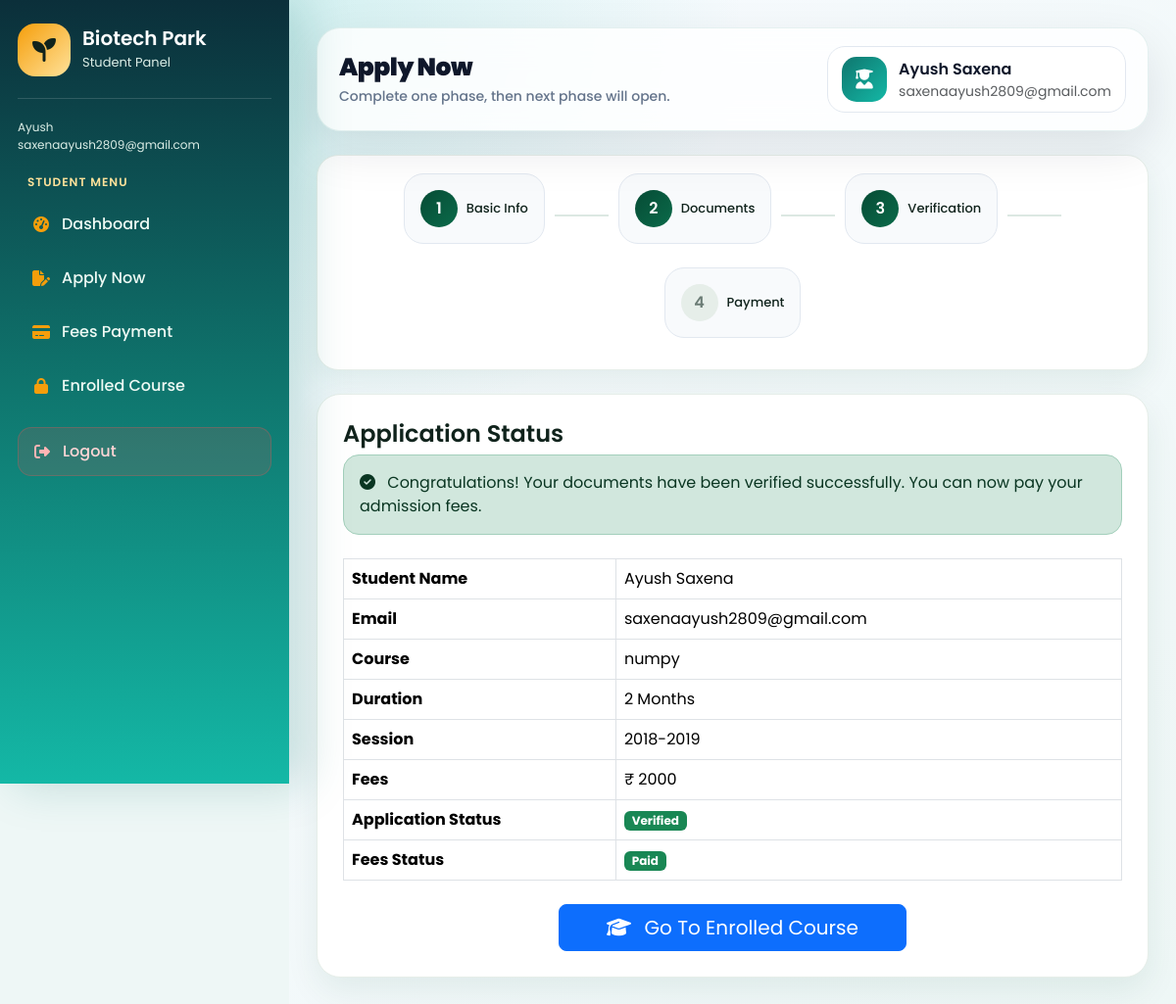
Screenshot of /apply3/ (signed in) with the database file from the repository.
### myapp/models.py (models this page shows, shortened)
class tbll_student(models.Model):
    sid=models.IntegerField(primary_key=True,auto_created=True)
    name=models.CharField(max_length=225)
    emailaddress=models.EmailField(max_length=225)
    password=models.CharField(max_length=16)
    contact_no=models.IntegerField()
    gender=models.CharField(max_length=2)
    dob=models.CharField(max_length=15)
    f_name=models.CharField(max_length=225,null=True)
    m_name=models.CharField(max_length=225,null=True)
    address=models.CharField(max_length=500,null=True)
    aadhar_no=models.IntegerField(max_length=15,null=True)
    aadhar_pic=models.FileField(upload_to='student_documents',null=True)
    session=models.CharField(max_length=50,null=True)
    course=models.CharField(max_length=500,null=True)
    course_duration=models.CharField(max_length=50,null=True)
    hs_percentage=models.CharField(max_length=20)
    hs_marksheet=models.FileField(upload_to='student_documents',null=True)
    inter_percentage=models.CharField(max_length=20,null=True)
    inter_marksheet=models.FileField(upload_to='student_documents',null=True)
    profile_pic=models.FileField(upload_to='student_documents',null=True)
    sign=models.FileField(upload_to='student_documents',null=True)
    fees=models.IntegerField(null=True)
    fees_status=models.CharField(max_length=20,default="Unpaid")
    payment_id=models.CharField(max_length=100,null=True,blank=True)
    payment_date=models.DateTimeField(null=True,blank=True)
    application_status = models.CharField(max_length=20,default="Pending")

### myapp/views.py (the view)
# urls.py: path('apply3/',apply3,name='apply3'),
@cache_control(no_cache=True, must_revalidate=True, no_store=True)
def apply3(request):
    sid = request.session.get("studentid")
    if not sid:
        return redirect("studentlogin")
    student = tbll_student.objects.filter(emailaddress=sid).first()
    return render(request, "student/apply3.html", {
        "student": student
    })

### myapp/templates/student/apply3.html (shortened to what this page needs)
{% extends 'student/studentlayout.html' %}
{% block student %}
<main class="main-content">
    <div class="topbar">
        <div class="d-flex align-items-center gap-3">
            <div>
                <h2>Apply Now</h2>
                <p>Complete one phase, then next phase will open.</p>
            </div>
        </div>
        <div class="profile-pill">
            <div class="profile-icon"><i class="fa-solid fa-user-graduate"></i></div>
            <div><strong>{{ student.name }}</strong><small class="d-block text-muted"> {{ student.emailaddress }}</small></div>
        </div>
    </div>
    <div class="step-progress">
        <div class="step-box active">
            <div class="step-circle">1</div><span>Basic Info</span>
        </div>
        <div class="step-line"></div>
        <div class="step-box active">
            <div class="step-circle">2</div><span>Documents</span>
        </div>
        <div class="step-line"></div>
        <div class="step-box active">
            <div class="step-circle">3</div><span>Verification</span>
        </div>
        <div class="step-line"></div>
        <div class="step-box ">
            <div class="step-circle">4</div><span>Payment</span>
        </div>
    </div>
    <div class="apply-card">
        <h4>Application Status</h4>
        {% if student.application_status == "DV" %}
        <div class="alert alert-warning rounded-4">
            <i class="fa fa-clock me-2"></i>
            Your documents have been uploaded successfully.
            Please wait for Admin Verification.
        </div>
        {% elif student.application_status == "Verified" %}
        <div class="alert alert-success rounded-4">
            <i class="fa fa-circle-check me-2"></i>
            Congratulations! Your documents have been verified successfully.
            You can now pay your admission fees.
        </div>
        {% elif student.application_status == "Rejected" %}
        <div class="alert alert-danger rounded-4">
            <i class="fa fa-circle-xmark me-2"></i>
            Your documents have been rejected.
            Please contact the administrator.
        </div>
        {% endif %}
        <table class="table table-bordered mt-4">
            <tr>
                <th width="35%">Student Name</th>
                <td>{{ student.name }}</td>
            </tr>
            <tr>
                <th>Email</th>
                <td>{{ student.emailaddress }}</td>
            </tr>
            <tr>
                <th>Course</th>
                <td>{{ student.course }}</td>
            </tr>
            <tr>
                <th>Duration</th>
                <td>{{ student.course_duration }}</td>
            </tr>
            <tr>
                <th>Session</th>
                <td>{{ student.session }}</td>
            </tr>
            <tr>
                <th>Fees</th>
                <td>₹ {{ student.fees }}</td>
            </tr>
            <tr>
                <th>Application Status</th>
                <td>
                    {% if student.application_status == "Verified" %}
                    <span class="badge bg-success">Verified</span>
                    {% elif student.application_status == "DV" %}
                    <span class="badge bg-warning text-dark">
                        Pending Verification
                    </span>
                    {% else %}
                    <span class="badge bg-danger">
                        Rejected
                    </span>
                    {% endif %}
                </td>
            </tr>
            <tr>
                <th>Fees Status</th>
                <td>
                    {% if student.fees_status == "Paid" %}
                    <span class="badge bg-success">
                        Paid
                    </span>
                    {% elif student.fees_status == "Pending" %}
                    <span class="badge bg-warning text-dark">
                        Pending
                    </span>
                    {% else %}
                    <span class="badge bg-danger">
                        Not Paid
                    </span>
                    {% endif %}
                </td>
            </tr>
        </table>
        <div class="text-center mt-4">
            {% if student.application_status == "Verified" and student.fees_status != "Paid" %}
                <a href="{% url 'student_fees_payment' %}" class="btn btn-success btn-lg px-5">
                    <i class="fa-solid fa-credit-card me-2"></i>
                    Pay Fees
                </a>
            {% elif student.fees_status == "Paid" %}
                <a href="{% url 'student_enrolled_course' %}" class="btn btn-primary btn-lg px-5">
                    <i class="fa-solid fa-graduation-cap me-2"></i>
                    Go To Enrolled Course
                </a>
            {% else %}
                <button class="btn btn-secondary btn-lg px-5" disabled>
                    <i class="fa-solid fa-lock me-2"></i>
                    Waiting For Verification
                </button>
            {% endif %}
        </div>
    </div>
</main>
{% endblock %}

### myapp/templates/student/studentlayout.html (style rules this page uses)
:root { --green: #0f766e; --green2: #14b8a6; --gold: #f59e0b; --light: #eef7f6; --dark: #12302f; --muted: #64748b; }
* { margin: 0; padding: 0; box-sizing: border-box; font-family: "Poppins", sans-serif; }
body { background: var(--light); color: var(--dark); overflow-x: hidden; }
a { text-decoration: none; }
.main-content { width: calc(100% - 295px); margin-left: 295px; padding: 26px; }
.topbar { background: #fff; border-radius: 22px; padding: 18px 22px; box-shadow: 0 12px 32px rgba(15, 118, 110, 0.1); display: flex; justify-content: space-between; align-items: center; gap: 18px; margin-bottom: 24px; border: 1px solid #d8efec; }
.topbar h2 { font-weight: 600; margin: 0; font-size: 25px; }
.topbar p { margin: 4px 0 0; color: var(--muted); font-weight: 400; font-size: 14px; }
.profile-pill { display: flex; align-items: center; gap: 12px; background: #e6fffb; padding: 10px 14px; border-radius: 50px; }
.profile-icon { width: 42px; height: 42px; border-radius: 50%; background: linear-gradient(135deg, var(--green), var(--green2)); color: #fff; display: grid; place-items: center; }
.profile-pill strong { font-weight: 600; }
:root { --primary: #0f766e; --primary2: #14b8a6; --dark: #0f172a; --muted: #64748b; --bg: #f4f8fb; --white: #fff; --shadow: 0 18px 50px rgba(15, 23, 42, 0.1); }
.main-content { background: radial-gradient(circle at top left, rgba(20, 184, 166, 0.16), transparent 34%), linear-gradient(135deg, #f8fbff, #eef7f6); min-height: 100vh; padding: 28px; }
.topbar { background: rgba(255, 255, 255, 0.82); backdrop-filter: blur(18px); border: 1px solid rgba(15, 118, 110, 0.1); border-radius: 24px; padding: 18px 22px; margin-bottom: 24px; box-shadow: var(--shadow); display: flex; justify-content: space-between; align-items: center; gap: 18px; }
.topbar h2 { font-weight: 900; color: var(--dark); margin: 0; letter-spacing: -0.5px; }
.topbar p { margin: 4px 0 0; color: var(--muted); font-weight: 500; }
.profile-pill { background: #fff; border: 1px solid #e2e8f0; border-radius: 18px; padding: 10px 14px; display: flex; align-items: center; gap: 12px; min-width: 250px; }
.profile-icon { width: 46px; height: 46px; border-radius: 15px; background: linear-gradient(135deg, var(--primary), var(--primary2)); color: #fff; display: grid; place-items: center; font-size: 20px; }
.step-box { display: flex; align-items: flex-start; gap: 16px; background: #f8fafc; border: 1px solid #e2e8f0; border-radius: 20px; padding: 16px; margin-bottom: 14px; transition: 0.25s ease; }

### myapp/templates/student/apply3.html (style rules this page uses)
.step-progress { background: #fff; border-radius: 22px; padding: 18px; box-shadow: 0 12px 30px rgba(6, 75, 53, .08); border: 1px solid #e6eee9; margin-bottom: 24px; display: flex; align-items: center; justify-content: center; flex-wrap: wrap; gap: 10px }
.step-box { display: flex; align-items: center; gap: 9px }
.step-circle { width: 38px; height: 38px; border-radius: 50%; display: grid; place-items: center; background: #e6eee9; color: #6b7c75; font-weight: 600 }
.step-box.active .step-circle { background: linear-gradient(135deg, #064b35, #0b6b4a); color: #fff }
.step-box span { font-weight: 500; color: #10231c; font-size: 13px }
.step-line { width: 55px; height: 2px; background: #dce8e2 }
.apply-card { background: #fff; border-radius: 24px; padding: 26px; border: 1px solid #e6eee9; box-shadow: 0 14px 34px rgba(6, 75, 53, .08) }
.apply-card h4 { font-weight: 600; color: #10231c; margin-bottom: 6px }

### rows the page displays
tbll_student: name "Ayush Saxena", emailaddress "saxenaayush2809@gmail.com", course "numpy", course_duration "2 Months", session "2018-2019", fees "2000"
